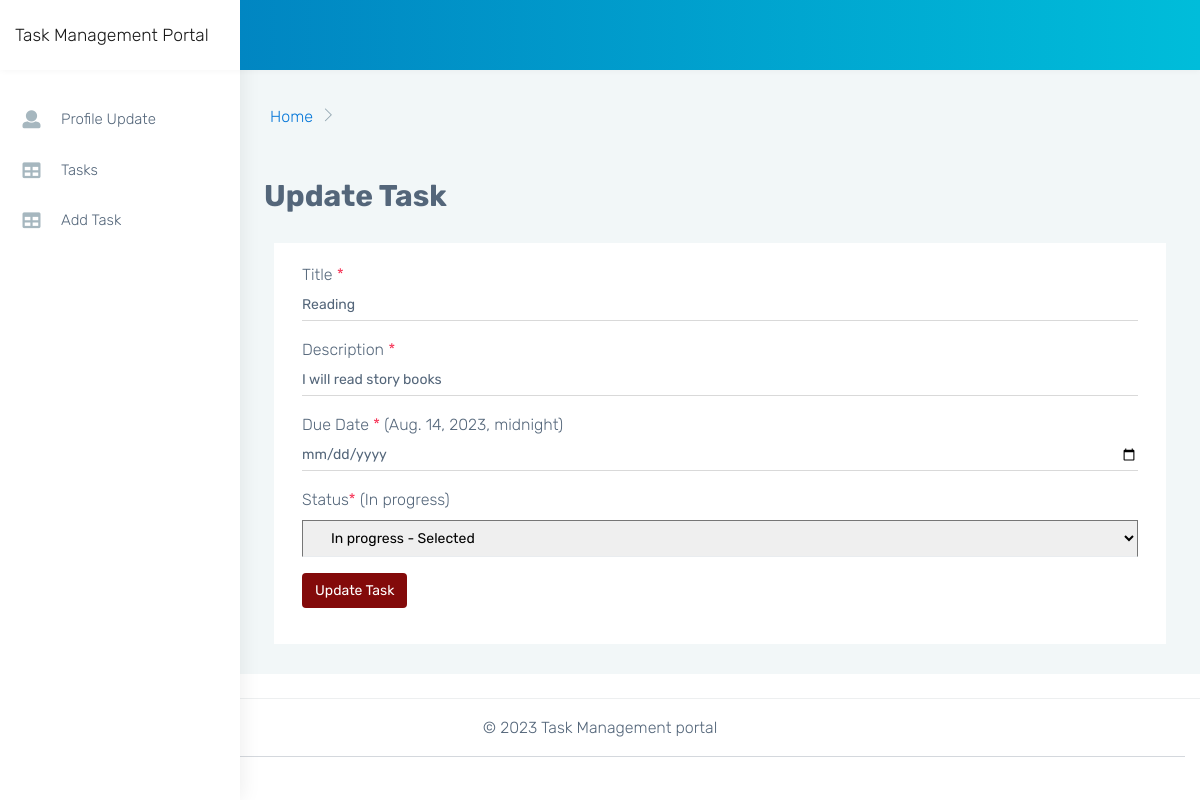
/update-task/3 (signed in), run on the app's committed database.
### home/models.py (models this page shows, shortened)
class Task(models.Model):
    owner = models.ForeignKey(User, on_delete=models.CASCADE)
    title = models.CharField(max_length=100);
    description = models.CharField(max_length=200);
    status = models.CharField(max_length=200);
    due_date = models.DateTimeField(blank=True,null=True)

### home/views.py (the view)
# urls.py: path('update-task/<str:str>', views.updateTask, name='update-task'),
def updateTask(request, str):
    if request.method == 'POST':
        title = request.POST['title']
        description = request.POST['description']
        status = request.POST['status']
        due_date = request.POST['due_date']
        if title =="" or description=="" or status=="" or due_date=="":
            messages.info(request, " All the fields are required")
            return redirect('tasks')
        else:
            user = User.objects.get(email=request.user.email)
            task =Task.objects.get(owner=user, id=str)
            task.title = title
            task.description = description
            task.status = status
            task.due_date = due_date
            task.save()
            messages.info(request, "Task added successfully")
            return redirect('tasks')
    else:
        user = User.objects.get(email=request.user.email)
        task = Task.objects.get(owner=user, id=str)
        context = {
            'task':task,
        }
        return render(request, 'home/update_task.html', context)

### home/templates/home/update_task.html (shortened to what this page needs)
{% extends "home/base2.html" %}
{% load static %}
{% block content %}
<div class="m-4">
<h2>Update Task</h2>
<br>
<div class="container-fluid">
        <div class="row">
        <div class="col-lg-12 col-xlg-12 col-md-12">
            <div class="card">
                <div class="card-body">
                    <form class="form-horizontal form-material mx-2" action="{% url 'update-task' task.id %}" method="POST">
                    <div class="row">
                        <div class="col-md-12 form-group">
                            <label class="mb-0">Title <span class="text-danger">*</span></label>
                            <div class="">
                                <input type="text" name = "title" value="{{task.title}}"
                                    class="form-control ps-0 form-control-line" required>
                            </div>
                        </div>
                    </div>
                    <div class="row">
                        <div class="col-md-12 form-group">
                            <label class=" mb-0">Description <span class="text-danger">*</span></label>
                            <div class="">
                                <input type="text" name = "description" value="{{task.description}}"
                                    class="form-control ps-0 form-control-line">
                            </div>
                        </div>
                    </div>
                    <div class="row">
                        <div class="col-md-12 form-group">
                            <label class="mb-0">Due Date <span class="text-danger">*</span> ({{task.due_date}})</label>
                            <div class="">
                                <input type="date" name = "due_date" value="{{task.due_date}}"
                                    class="form-control ps-0 form-control-line" required>
                            </div>
                        </div>
                    </div>
                    <div class="row">
                        <div class="col-md-12 form-group">
                            <label for="example-email" class="">Status<span class="text-danger">*</span> ({{task.status}})</label>
                            <select style="width: 100%;" class="border-bottom px-4 py-2" name="status" required>
                                <option value="{{task.status}}">{{task.status}} - Selected</option>
                            </select>
                        </div>
                    </div>
                    <div class="form-group row">
                    <div class="col-6 d-flex">
                        <button type="submit" style="background-color: rgb(131, 10, 10);"
                         class="btn mx-auto mx-md-0 text-white">Update Task</button>
                    </div>
                </div>
                    </form>
                </div>
            </div>
        </div>
    </div>
</div>
</div>
</div>
</div>
{% endblock %}

### data on the page
Task: title "Reading", description "I will read story books", due_date "Aug. 14, 2023, midnight", status "In progress", status "In progress - Selected"
